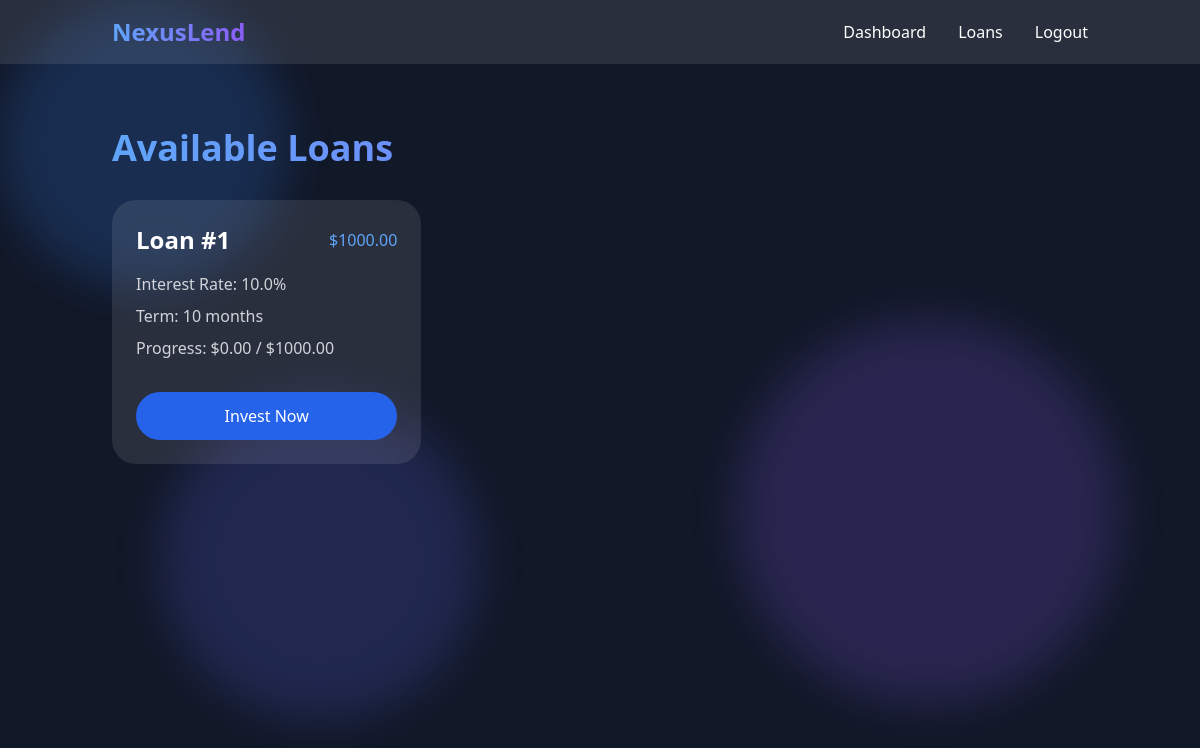
The page /loans (signed in) on the database as committed earlier.
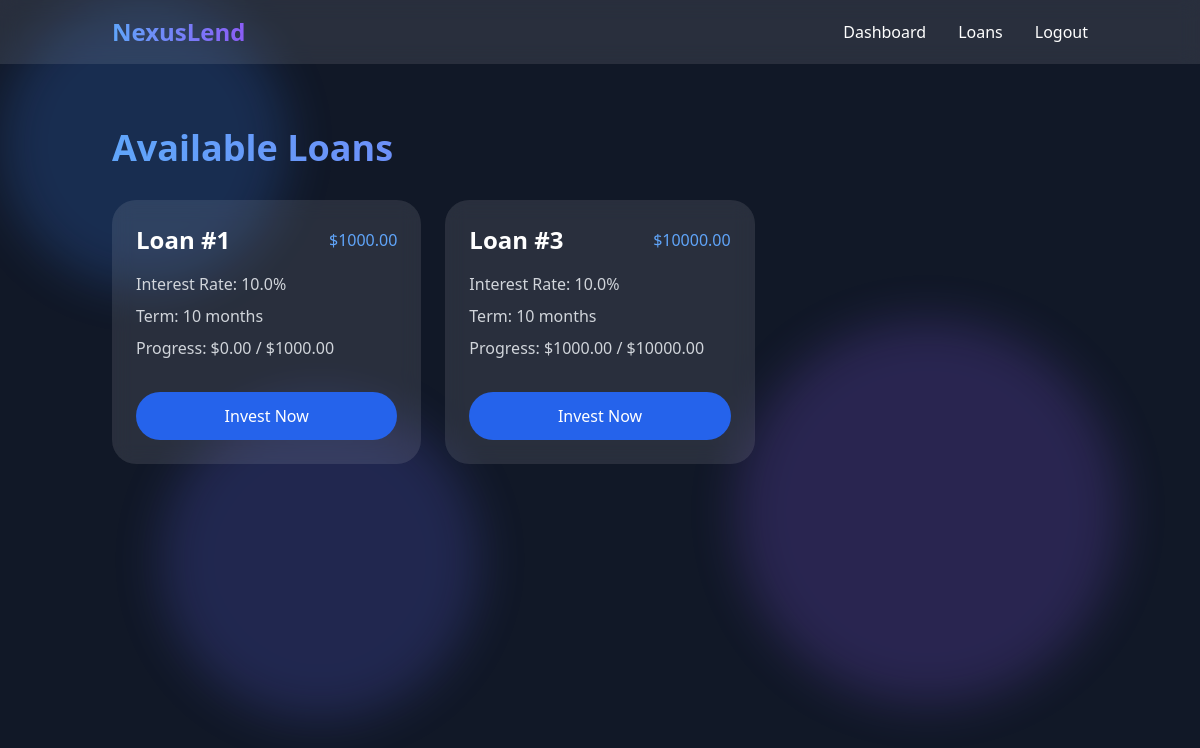
The same page on the database as committed later.
### app.py (models this page shows)
class Loan(db.Model):
    id = db.Column(db.Integer, primary_key=True)
    amount = db.Column(db.Float, nullable=False)
    interest_rate = db.Column(db.Float, nullable=False)
    term = db.Column(db.Integer, nullable=False)  # in months
    status = db.Column(db.String(20), default='open')
    funded_amount = db.Column(db.Float, default=0)
    borrower_id = db.Column(db.Integer, db.ForeignKey('user.id'), nullable=False)
    investments = db.relationship('Investment', backref='loan', lazy=True)

### app.py (the view)
@app.route('/loans')
def loans():
    if 'user_id' not in session:
        return redirect(url_for('login'))
    open_loans = Loan.query.filter_by(status='open').all()
    return render_template('loans.html', loans=open_loans)

### templates/loans.html
{% extends "base.html" %}
{% block content %}
<div class="space-y-8">
    <h1 class="text-4xl font-bold bg-clip-text text-transparent bg-gradient-to-r from-blue-400 to-purple-500">Available Loans</h1>
    {% if loans %}
        <div class="grid grid-cols-1 md:grid-cols-2 lg:grid-cols-3 gap-6">
            {% for loan in loans %}
                <div class="glass-effect rounded-3xl p-6">
                    <div class="space-y-4">
                        <div class="flex justify-between items-center">
                            <h2 class="text-2xl font-semibold">Loan #{{ loan.id }}</h2>
                            <span class="text-blue-400">${{ "%.2f"|format(loan.amount) }}</span>
                        </div>
                        <div class="space-y-2 text-gray-300">
                            <p>Interest Rate: {{ loan.interest_rate }}%</p>
                            <p>Term: {{ loan.term }} months</p>
                            <p>Progress: ${{ "%.2f"|format(loan.funded_amount) }} / ${{ "%.2f"|format(loan.amount) }}</p>
                        </div>
                        <div class="pt-4">
                            <a href="{{ url_for('invest', loan_id=loan.id) }}" class="w-full px-6 py-3 rounded-full bg-blue-600 hover:bg-blue-700 transition-colors inline-block text-center">Invest Now</a>
                        </div>
                    </div>
                </div>
            {% endfor %}
        </div>
    {% else %}
        <div class="glass-effect rounded-3xl p-8 text-center">
            <p class="text-gray-400">No loans available at the moment</p>
        </div>
    {% endif %}
</div>
{% endblock %}

Rows that differ between the two databases and show on the page:
added Loan: id "3", amount "10000.00", interest_rate "10.0", term "10", funded_amount "1000.00"
